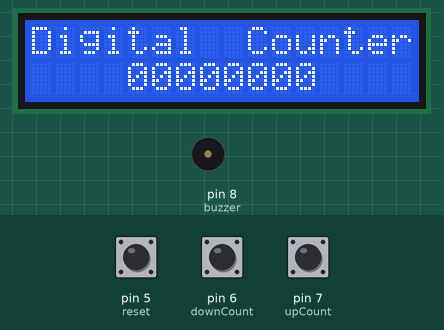
Simulated run of this sketch. Board: Arduino Uno, built with avr-gcc and run on an emulated ATmega328P. Parts: 16×2 character LCD, buzzer (waves = sounding, pin HIGH). Inputs (shaded band) come from the test bench; at power-on: pin 5 (reset) HIGH, pin 6 (downCount) HIGH, pin 7 (upCount) HIGH. EEPROM starts erased; what the sketch prints to the serial monitor is not drawn.

Above: at 3.3 s.
3.4 s: pin 5 (reset) pulled LOW for 0.15 s
At 3.49 s:
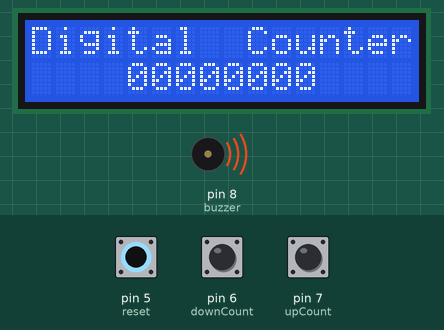
5.0 s: pin 6 (downCount) pulled LOW for 0.15 s
At 5.7 s:
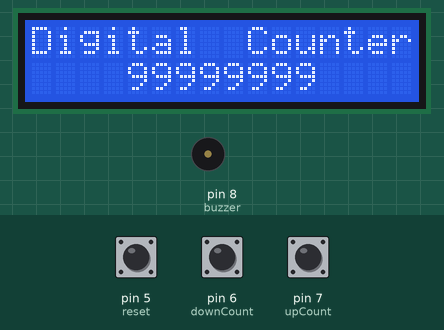
6.6 s: pin 6 (downCount) pulled LOW for 1 s
9.1 s: pin 5 (reset) pulled LOW for 1 s
At 9.9 s:
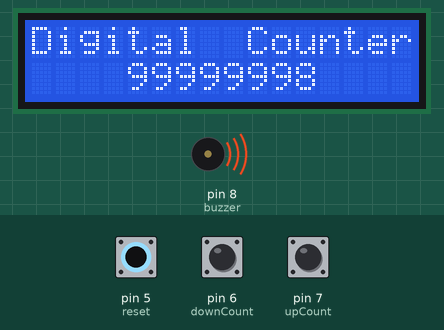
11.6 s: pin 5 (reset) pulled LOW for 3.2 s
At 16.2 s:
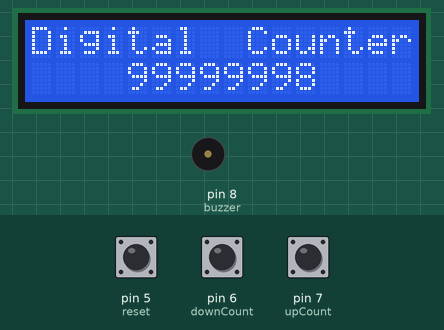
Timing chart, 0 to 17.3 s (numbered marks = the images above; inputs shaded):
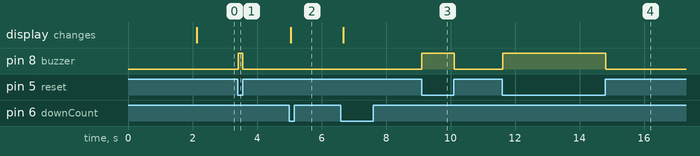

Measured:
- after the input at 3.4 s, pin 8 (buzzer): LOW → HIGH at once, → LOW 0.15 s later
- after the input at 5.0 s, the display: changes after 0.05 s (image 2)
- after the input at 9.1 s, pin 8 (buzzer): LOW → HIGH at once, → LOW 1.0 s later
- after the input at 11.6 s, pin 8 (buzzer): LOW → HIGH at once, → LOW 3.2 s later

The sketch:

countWithPushButton.ino
```cpp
#include<LiquidCrystal_I2C.h>
#include<EEPROM.h>
#include <Wire.h>

LiquidCrystal_I2C lcd(0X20, 16, 2);

#define upCount 7
#define downCount 6
#define reset 5
#define buzzer 8

long d1 = 0, d2 = 0, d3 = 0, d4 = 0, d5 = 0, d6 = 0, d7 = 0, d8 = 0;
int flag1 = 0, flag2 = 0, timer = 0;
void eepromWrite();
void eepromRead();

void setup()
{
  lcd.init();
  lcd.backlight();
  lcd.setCursor(0,0);
  lcd.print("    welcome   ");
  delay(2000);
  lcd.clear();
  pinMode(upCount, INPUT_PULLUP);
  pinMode(downCount, INPUT_PULLUP);
  pinMode(reset, INPUT_PULLUP);
  pinMode(buzzer, OUTPUT);

  Serial.begin(9600);
  Serial.println("hiii");

  if (EEPROM.read(50)==0)
  {

  }
  else
  {
    eepromWrite();
  }
  EEPROM.write(50,0);
  eepromRead();
}
void loop()
{
   if(digitalRead (upCount) == 0)
  {
      if(flag1==0)
    {
      flag1=1;
    d1=d1+1;
    if(d1>9){d1=0; d2=d2+1;}
    if(d2>9){d2=0; d3=d3+1;}
    if(d3>9){d3=0; d4=d4+1;}
    if(d4>9){d4=0; d5=d5+1;}
    if(d5>9){d5=0; d6=d6+1;}
    if(d6>9){d6=0; d7=d7+1;}
    if(d7>9){d7=0; d8=d8+1;}
    if(d8>9){d8=0;}
    eepromWrite();
    }
  }
  else
  {
    flag1=0;
  }

  if(digitalRead (downCount) == 0)
  {
      if(flag2==0)
    {
      flag2=1;
      d1=d1-1;
      if(d1<0){d1=9; d2=d2-1;}
      if(d2<0){d2=9; d3=d3-1;}
      if(d3<0){d3=9; d4=d4-1;}
      if(d4<0){d4=9; d5=d5-1;}
      if(d5<0){d5=9; d6=d6-1;}
      if(d6<0){d6=9; d7=d7-1;}
      if(d7<0){d7=9; d8=d8-1;}
      if(d8<0){d8=9;}
      eepromWrite();
    }
  }
  else
  {
    flag2=0;
  }
  if(digitalRead(reset)== 0)
  {

    if(timer < 200)
    {
      timer++;
      Serial.println(timer);
      digitalWrite(buzzer,HIGH);
    }
    if(timer==200)
    {
      timer=0;
      Serial.println("reset");
        digitalWrite(buzzer,LOW);
    d1=0, d2=0, d3=0, d4=0, d5=0, d6=0, d7=0, d8=0;
    eepromWrite();
    }
  }
  else
  {
    digitalWrite(buzzer, LOW);
  	timer=0;
  }
  lcd.setCursor (0,0);
  lcd.print("Digital  Counter");

  lcd.setCursor(4,1);
  lcd.print(d8);
  lcd.print(d7);
  lcd.print(d6);
  lcd.print(d5);
  lcd.print(d4);
  lcd.print(d3);
  lcd.print(d2);
  lcd.print(d1);
}
  void eepromRead()
  {
  d1=EEPROM.read(1);
  d2=EEPROM.read(2);
  d3=EEPROM.read(3);
  d4=EEPROM.read(4);
  d5=EEPROM.read(5);
  d6=EEPROM.read(6);
  d7=EEPROM.read(7);
  d8=EEPROM.read(8);
  }

  void eepromWrite()
  {
    EEPROM.write(1, d1);
    EEPROM.write(2, d2);
    EEPROM.write(3, d3);
    EEPROM.write(4, d4);
    EEPROM.write(5, d5);
    EEPROM.write(6, d6);
    EEPROM.write(7, d7);
    EEPROM.write(8, d8);
}
```
